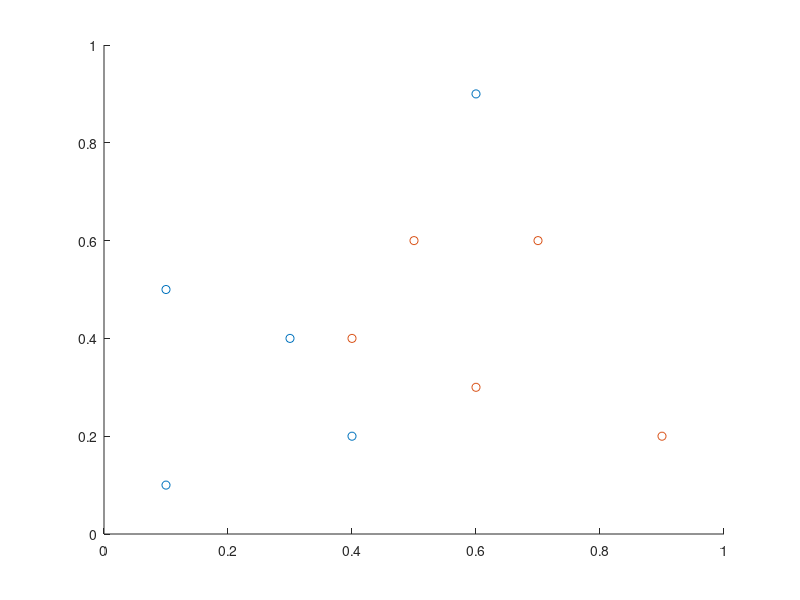

Here is the MATLAB script that generated this plot: (Note: this script raises an error after producing the figure.)
clear all; close all; clc;

% visualize data (in this easy example)
x1 = [0.1,0.3,0.1,0.6,0.4];
y1 = [0.1,0.4,0.5,0.9,0.2];

x2 = [0.6,0.5,0.9,0.4,0.7];
y2 = [0.3,0.6,0.2,0.4,0.6];

scatter(x1, y1, 'blue')
hold on;
scatter(x2, y2, 'red')

x = [x1, x2; y1, y2];
y = [ones(1,5) zeros(1,5); zeros(1,5) ones(1,5)];


% define activation functions
sigma = @(t) 1./(1+exp(-t));
sigmaprime = @(t) sigma(t).*(1-sigma(t));

shape = [2, 3, 3, 2];   % ANY NETWORK SHAPE (this includes
%                           input & output layers too)
niter = 3e5;
eta = 0.05;

[costHistory, W, b] = GradientDescentClassification( ...
        x, y, niter, sigma, sigmaprime, eta, shape);

save NNparams.mat W b sigma sigmaprime

% plot results
figure
plot(linspace(0,niter,niter)', costHistory, '-')
fprintf('Cost Function: %f\n', costHistory(end));

%% prediction
load NNparams.mat
% generate new random data in the square [0,1]^2
n = 300;
testDatax = rand(n, 2);
testDatay = Predict(W, b, sigma, testDatax');

x = x';
y = int32([zeros(5, 1); ones(5, 1)]');
figure
scatter(x(:,1), x(:,2), [], y, 'o');
hold on;
scatter(testDatax(:,1), testDatax(:,2), [], testDatay, 'filled');